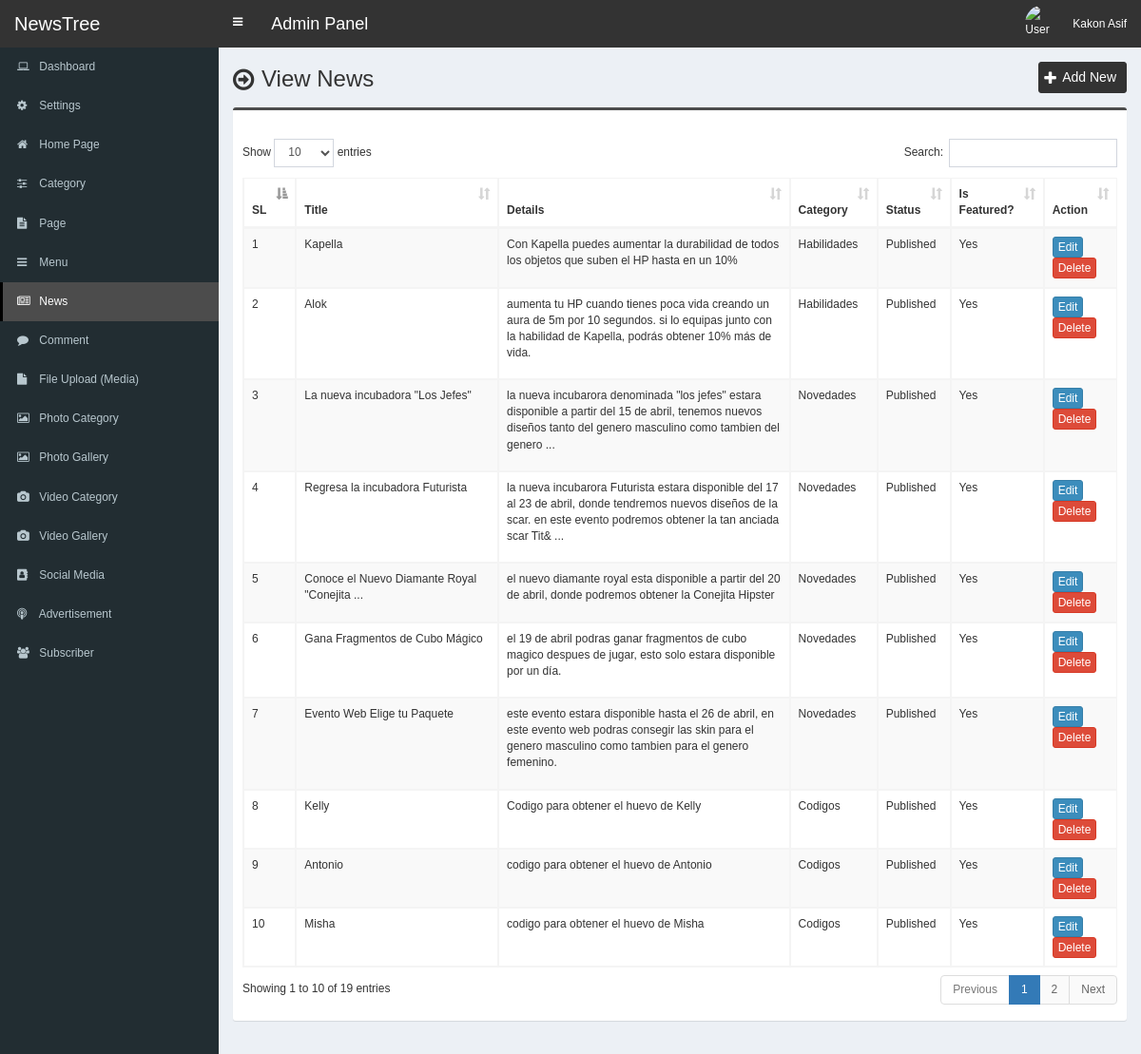
The page /admin/news.php (signed in) on the database its author committed.
### tables this page shows
CREATE TABLE `tbl_news` (
  `news_id` int(11) NOT NULL,
  `news_title` varchar(255) NOT NULL,
  `news_slug` varchar(255) NOT NULL,
  `news_content` text NOT NULL,
  `news_date` varchar(255) NOT NULL,
  `publisher` varchar(255) NOT NULL,
  `photo` varchar(255) NOT NULL,
  `status` varchar(30) NOT NULL,
  `source` varchar(255) NOT NULL,
  `is_featured` int(11) NOT NULL,
  `total_view` int(11) NOT NULL,
  `meta_title` varchar(255) NOT NULL,
  `meta_keyword` text NOT NULL,
  `meta_description` text NOT NULL
);

CREATE TABLE `tbl_news_category` (
  `news_category_id` int(11) NOT NULL,
  `news_id` int(11) NOT NULL,
  `category_id` int(11) NOT NULL,
  `access` int(11) NOT NULL
);

CREATE TABLE `tbl_category` (
  `category_id` int(11) NOT NULL,
  `category_name` varchar(255) NOT NULL,
  `category_slug` varchar(255) NOT NULL,
  `status` varchar(30) NOT NULL,
  `meta_title` varchar(255) NOT NULL,
  `meta_keyword` text NOT NULL,
  `meta_description` text NOT NULL
);

### admin/news.php (the view, shortened to what this page needs)
<?php require_once('header.php'); ?>
<section class="content-header">
	<div class="content-header-left">
		<h1>View News</h1>
	</div>
	<div class="content-header-right">
		<a href="news-add.php" class="btn btn-primary btn-sm">Add New</a>
	</div>
</section>
<section class="content">
	<div class="row">
		<div class="col-md-12">
			<div class="box box-info">
				<div class="box-body table-responsive">
					<table id="example1" class="table table-bordered table-striped">
						<thead>
							<tr>
								<th>SL</th>
								<th width="180">Title</th>
								<th width="280">Details</th>
								<th>Category</th>
								<th>Status</th>
								<th>Is Featured?</th>
								<th>Action</th>
							</tr>
						</thead>
						<tbody>
							<?php
							$i=0;
							$statement = $pdo->prepare("SELECT
														news_id,
														news_title,
														news_content,
														status,
														is_featured
							                           	FROM tbl_news
							                           	");
							$statement->execute();
							$result = $statement->fetchAll(PDO::FETCH_ASSOC);
							foreach ($result as $row) {
								$i++;
								?>
								<tr>
									<td><?php echo $i; ?></td>
									<td><?php if(strlen($row['news_title']) > 40){echo substr($row['news_title'],0,40).' ...';} else {echo $row['news_title'];} ?></td>
									<td><?php if(strlen($row['news_content']) > 180){echo substr($row['news_content'],0,180).' ...';} else {echo $row['news_content'];} ?></td>
									<td>
										<?php
										$statement1 = $pdo->prepare("SELECT
																	t1.news_id,
																	t1.category_id,
																	t2.category_id,
																	t2.category_name
										                           	FROM tbl_news_category t1
										                           	JOIN tbl_category t2
										                           	ON t1.category_id = t2.category_id
										                           	WHERE t1.news_id=? AND t1.access=1
										                           	ORDER BY t2.category_name ASC");
										$statement1->execute(array($row['news_id']));
										$result1 = $statement1->fetchAll(PDO::FETCH_ASSOC);
										foreach ($result1 as $row1) {
											echo $row1['category_name'].'<br>';
										}
										?>
									</td>
									<td><?php echo $row['status']; ?></td>
									<td>
										<?php
											if($row['is_featured'] == 1) {
												echo 'Yes';
											} else {
												echo 'No';
											}
										?>
									</td>
									<td>
										<a href="news-edit.php?id=<?php echo $row['news_id']; ?>" class="btn btn-primary btn-xs">Edit</a>
										<a href="#" class="btn btn-danger btn-xs" data-href="news-delete.php?id=<?php echo $row['news_id']; ?>" data-toggle="modal" data-target="#confirm-delete">Delete</a>
									</td>
								</tr>
								<?php
							}
							?>
						</tbody>
					</table>
				</div>
			</div>
		</div>
	</div>
</section>
<?php require_once('footer.php'); ?>

### admin/style.css (style rules this page uses)
body { font-size: 12px; font-family: 'verdana', sans-serif; }
.content-header>h1, .content-header .content-header-left h1 { font-family: 'verdana', sans-serif; }
.box-info { padding-top: 20px; }
.content-header { overflow: hidden; }
.content-header .content-header-left { float: left; padding-top: 5px; }
.content-header .content-header-right { float: right; }
.content-header .content-header-left h1 { margin-top: 0; margin-bottom: 0; padding-left: 30px; font-size: 24px; position: relative; }
.content-header .content-header-left h1:before { position: absolute; top: 0; left: 0; font-family: 'FontAwesome', sans-serif; font-size: 26px; content: '\f18e'; }
.content-header .content-header-right a { position: relative; padding-left: 24px; font-size: 14px; }
.content-header .content-header-right a:before { position: absolute; top: 4px; left: 5px; font-family: 'FontAwesome', sans-serif; font-size: 16px; content: '\f067'; }
.box.box-info { border-top-color: #4c4c4c; }
.content-header .content-header-right a { background-color: #333333; border-color: #333333; }

### rows shown on the page
tbl_news: news_title "Kapella", news_content "Con Kapella puedes aumentar la durabilidad de todos los objetos que suben el HP hasta en un 10%", status "Published", is_featured "Yes"
tbl_news_category: category.category_name "Habilidades"
tbl_news: news_title "Alok", news_content "aumenta tu HP cuando tienes poca vida creando un aura de 5m por 10 segundos. si lo equipas junto con la habilidad de Kapella, podrás obtener 10% más de vida.", status "Published", is_featured "Yes"
tbl_news_category: category.category_name "Habilidades"
tbl_news: news_title "La nueva incubadora \"Los Jefes\"", news_content "la nueva incubarora denominada \"los jefes\" estara disponible a partir del 15 de abril, tenemos nuevos diseños tanto del genero masculino como tambien del genero", status "Published", is_featured "Yes"
tbl_news_category: category.category_name "Novedades"
tbl_news: news_title "Regresa la incubadora Futurista", news_content "la nueva incubarora Futurista estara disponible del 17 al 23 de abril, donde tendremos nuevos diseños de la scar. en este evento podremos obtener la tan anciada scar Tit&", status "Published", is_featured "Yes"
tbl_news_category: category.category_name "Novedades"
tbl_news: news_title "Conoce el Nuevo Diamante Royal \"Conejita", news_content "el nuevo diamante royal esta disponible a partir del 20 de abril, donde podremos obtener la Conejita Hipster", status "Published", is_featured "Yes"
tbl_news_category: category.category_name "Novedades"
tbl_news: news_title "Gana Fragmentos de Cubo Mágico", news_content "el 19 de abril podras ganar fragmentos de cubo magico despues de jugar, esto solo estara disponible por un día.", status "Published", is_featured "Yes"
tbl_news_category: category.category_name "Novedades"
tbl_news: news_title "Evento Web Elige tu Paquete", news_content "este evento estara disponible hasta el 26 de abril, en este evento web podras consegir las skin para el genero masculino como tambien para el genero femenino.", status "Published", is_featured "Yes"
tbl_news_category: category.category_name "Novedades"
tbl_news: news_title "Kelly", news_content "Codigo para obtener el huevo de Kelly", status "Published", is_featured "Yes"
tbl_news_category: category.category_name "Codigos"
tbl_news: news_title "Antonio", news_content "codigo para obtener el huevo de Antonio", status "Published", is_featured "Yes"
tbl_news_category: category.category_name "Codigos"
tbl_news: news_title "Misha", news_content "codigo para obtener el huevo de Misha", status "Published", is_featured "Yes"
tbl_news_category: category.category_name "Codigos"

### other values the page prints
$_SESSION['user']['full_name'] "Kakon Asif"
